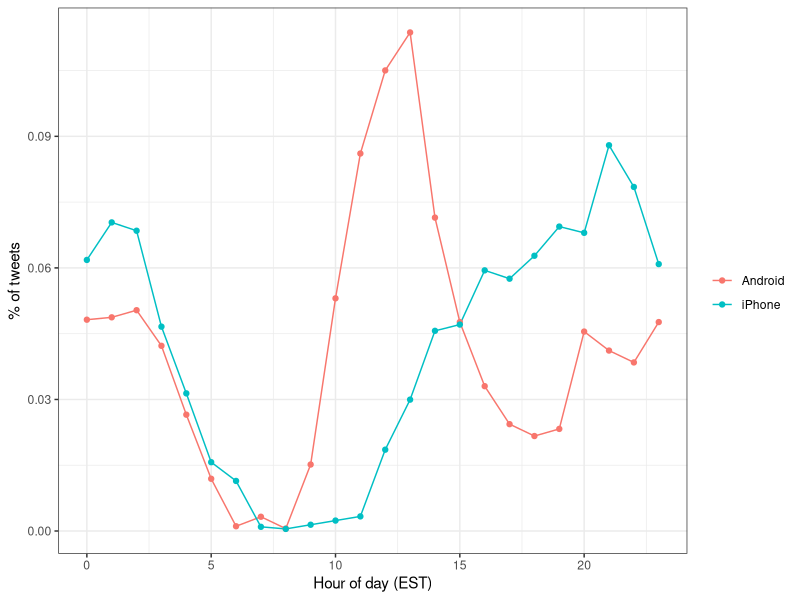

The R source for this figure: (Note: this script raises an error after producing the figure.)
library(tidyverse)
library(ggplot2)
library(lubridate)
library(tidyr)
library(scales)
set.seed(1)

library(dslabs)
data("trump_tweets")
head(trump_tweets)
names(trump_tweets)
trump_tweets %>% select(text) %>% head

#and the source variable tells us the device that was used to compose and upload each tweet:
trump_tweets %>% count(source) %>% arrange(desc(n))

#We can use extract to remove the Twitter for part of the source and filter out retweets.

trump_tweets %>% 
  extract(source, "source", "Twitter for (.*)") %>%
  count(source)



#We are interested in what happened during the campaign, 
#so for the analysis here we will focus on what was tweeted between the day Trump announced
#his campaign and election day. So we define the following table:


campaign_tweets <- trump_tweets %>% 
  extract(source, "source", "Twitter for (.*)") %>%
  filter(source %in% c("Android", "iPhone") &
           created_at >= ymd("2015-06-17") & 
           created_at < ymd("2016-11-08")) %>%
  filter(!is_retweet) %>%
  arrange(created_at)



#We can now use data visualization to explore the possibility that two different groups were
#tweeting from these devices. For each tweet, we will extract the hour, in the east coast (EST), 
#it was tweeted then compute the proportion of tweets tweeted at each hour for each device.
ds_theme_set()
campaign_tweets %>%
  mutate(hour = hour(with_tz(created_at, "EST"))) %>%
  count(source, hour) %>%
  group_by(source) %>%
  mutate(percent = n / sum(n)) %>%
  ungroup %>%
  ggplot(aes(hour, percent, color = source)) +
  geom_line() +
  geom_point() +
 # scale_y_continuous(labels = percent_format()) +
  labs(x = "Hour of day (EST)",
       y = "% of tweets",
       color = "")


##Text as data
#The tidytext package helps us convert free from text into a tidy table.
#Having the data in this format greatly facilitates data visualization 
#and applying statistical techniques.


library(tidytext)
#The main function needed to achieve this is unnest_tokens(). 
#A token refers to the units that we are considering to be a data point.
#The most common tokens will be words, but they can also be single characters


#The functions will take a vector of strings and extract the tokens so that each one gets a row in the new table. Here is a simple example:
example <- data_frame(line = c("A","B" , "C", "D" ),
                      text = c("Roses are red,", "Violets are blue,",
                               "Sugar is sweet,", "And so are you." 
                                ))
example
example %>% unnest_tokens(word, text)

#Now let's look at a quick example with a tweet number 3008:

i <- 3008
campaign_tweets$text[i]
campaign_tweets[i,] %>% 
  unnest_tokens(word, text) %>%
  select(word)

pattern <- "([^A-Za-z\\d#@']|'(?![A-Za-z\\d#@]))"
campaign_tweets[i,] %>% 
  unnest_tokens(word, text, token = "regex", pattern = pattern) %>%
  select(word)


campaign_tweets[i,] %>% 
  mutate(text = str_replace_all(text, "https://t.co/[A-Za-z\\d]+|&amp;", ""))  %>%
  unnest_tokens(word, text, token = "regex", pattern = pattern) %>%
  select(word)

#Now we are ready to extract the words for all our tweets.
tweet_words <- campaign_tweets %>% 
  mutate(text = str_replace_all(text, "https://t.co/[A-Za-z\\d]+|&amp;", ""))  %>%
  unnest_tokens(word, text, token = "regex", pattern = pattern) 


#And we can now answer questions such as "what are the most commonly used words?"
tweet_words %>% 
  count(word) %>%
  arrange(desc(n))


#It is not surprising that these are the top words. The top words are not informative.
#The tidytext package has database of these commonly used words, referred to as stop words,
#in text mining:
stop_words


#If we filter out rows representing stop words with filter(!word %in% stop_words$word):
tweet_words <- campaign_tweets %>% 
  mutate(text = str_replace_all(text, "https://t.co/[A-Za-z\\d]+|&amp;", ""))  %>%
  unnest_tokens(word, text, token = "regex", pattern = pattern) %>%
  filter(!word %in% stop_words$word )


#And we can now answer questions such as "what are the most commonly used words?"
tweet_words %>% 
  count(word) %>%
  arrange(desc(n))  
  

#We end up with a much more informative set of top 10 tweeted words:

tweet_words %>% 
  count(word) %>%
  top_n(10, n) %>%
  mutate(word = reorder(word, n)) %>%
  arrange(desc(n))

#final edits
tweet_words <- campaign_tweets %>% 
  mutate(text = str_replace_all(text, "https://t.co/[A-Za-z\\d]+|&amp;", ""))  %>%
  unnest_tokens(word, text, token = "regex", pattern = pattern) %>%
  filter(!word %in% stop_words$word &
           !str_detect(word, "^\\d+$")) %>%
  mutate(word = str_replace(word, "^'", ""))

#For each word we want to know if it is more likely to come from an Android tweet or an iPhone tweet.
#We previously introduced the odds ratio, a summary statistic useful for quantifying these differences


android_iphone_or <- tweet_words %>%
  count(word, source) %>%
  spread(source, n, fill = 0) %>%
  mutate(or = (Android + 0.5) / (sum(Android) - Android + 0.5) / 
           ( (iPhone + 0.5) / (sum(iPhone) - iPhone + 0.5)))
android_iphone_or %>% arrange(desc(or))
android_iphone_or %>% arrange(or)




android_iphone_or %>% filter(Android+iPhone > 100) %>%
  arrange(desc(or))

android_iphone_or %>% filter(Android+iPhone > 100) %>%
  arrange(or)



#Sentiment Analysis
#1_ the bing lexicon divides words into positive and negative.
get_sentiments("bing")


#2 The AFINN lexicon assigns a score between -5 and 5, with -5 the most negative and 5 the most positive.
get_sentiments("afinn")


#The loughran and nrc lexicons provide several different sentiments:

get_sentiments("loughran") %>% count(sentiment)
get_sentiments("nrc") %>% count(sentiment)



#For the analysis here we are interested in exploring the different sentiments of each tweet,
#so we will use the nrc lexicon:
nrc <- get_sentiments("nrc") %>%
  select(word, sentiment)


#We can combine the words and sentiments using inner_join(), which will only keep words associated with a sentiment. 
#Here are 10 random words extracted from the tweets:
tweet_words %>% inner_join(nrc, by = "word") %>% 
  select(source, word, sentiment) %>% sample_n(10)



sentiment_counts <- tweet_words %>%
  left_join(nrc, by = "word") %>%
  count(source, sentiment) %>%
  spread(source, n) %>%
  mutate(sentiment = replace_na(sentiment, replace = "none"))
sentiment_counts


#Because more words were used on the Android than on the phone:
tweet_words %>% group_by(source) %>% summarize(n = n())

sentiment_counts %>%
  mutate(Android = Android / (sum(Android) - Android) , 
         iPhone = iPhone / (sum(iPhone) - iPhone), 
         or = Android/iPhone) %>%
  arrange(desc(or))

library(broom)
log_or <- sentiment_counts %>%
  mutate( log_or = log( (Android / (sum(Android) - Android)) / (iPhone / (sum(iPhone) - iPhone))),
          se = sqrt( 1/Android + 1/(sum(Android) - Android) + 1/iPhone + 1/(sum(iPhone) - iPhone)),
          conf.low = log_or - qnorm(0.975)*se,
          conf.high = log_or + qnorm(0.975)*se) %>%
  arrange(desc(log_or))

log_or  


log_or %>%
  mutate(sentiment = reorder(sentiment, log_or),) %>%
  ggplot(aes(x = sentiment, ymin = conf.low, ymax = conf.high)) +
  geom_errorbar() +
  geom_point(aes(sentiment, log_or)) +
  ylab("Log odds ratio for association between Android and sentiment") +
  coord_flip()


android_iphone_or %>% inner_join(nrc) %>%
  filter(sentiment == "disgust" & Android + iPhone > 10) %>%
  arrange(desc(or))

android_iphone_or %>% inner_join(nrc, by = "word") %>%
  mutate(sentiment = factor(sentiment, levels = log_or$sentiment)) %>%
  mutate(log_or = log(or)) %>%
  filter(Android + iPhone > 10 & abs(log_or)>1) %>%
  mutate(word = reorder(word, log_or)) %>%
  ggplot(aes(word, log_or, fill = log_or < 0)) +
  facet_wrap(~sentiment, scales = "free_x", nrow = 2) + 
  geom_bar(stat="identity", show.legend = FALSE) +
  theme(axis.text.x = element_text(angle = 90, hjust = 1)) 
